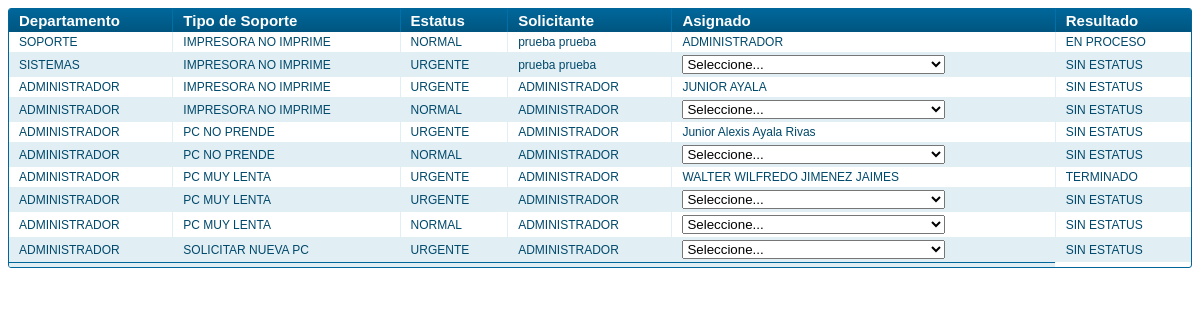
The page /tabla_estatus_tecnologia.php on the database as committed earlier.
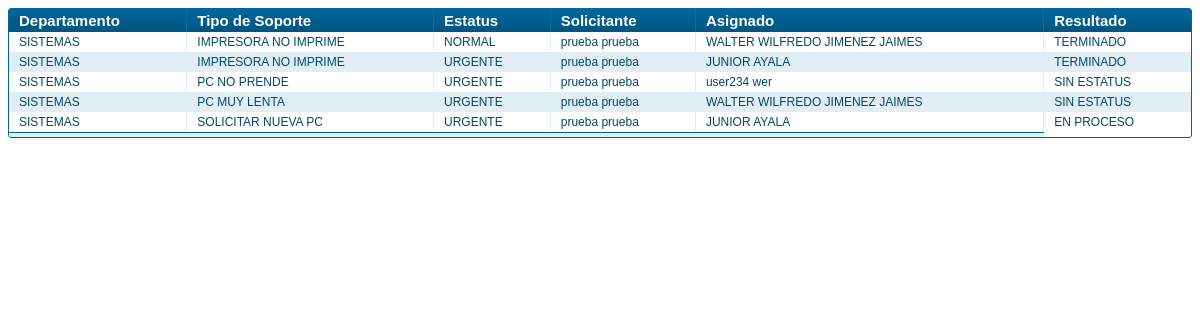
The same page on the database as committed later.
### tables this page shows
CREATE TABLE IF NOT EXISTS `solicitudes` (
  `id` int(11) NOT NULL AUTO_INCREMENT,
  `tipo_solicitud` varchar(255) NOT NULL,
  `departamento` varchar(255) NOT NULL,
  `usuario` varchar(255) NOT NULL,
  `fecha` date NOT NULL,
  `estatus` int(255) NOT NULL,
  `asignar_usuario` int(11) DEFAULT NULL,
  `estatus_tecnologia` int(11) NOT NULL,
  `estatus_usuario` int(11) NOT NULL,
  `id_usuario` int(11) NOT NULL,
  `califica` int(11) NOT NULL,
  UNIQUE KEY `id` (`id`),
  KEY `tipo_solicitud` (`tipo_solicitud`),
  KEY `departamento` (`departamento`),
  KEY `asignar_usuario` (`asignar_usuario`),
  KEY `estatus_tecnologia` (`estatus_tecnologia`),
  KEY `id_usuario` (`id_usuario`),
  KEY `estatus` (`estatus`)
);

CREATE TABLE IF NOT EXISTS `departamentos` (
  `id` bigint(20) unsigned NOT NULL AUTO_INCREMENT,
  `id_departamento` varchar(255) NOT NULL,
  `descripcion` varchar(255) NOT NULL,
  PRIMARY KEY (`id_departamento`),
  UNIQUE KEY `id` (`id`),
  KEY `id_departamento` (`id_departamento`)
);

CREATE TABLE IF NOT EXISTS `descripcion_solicitud` (
  `id` bigint(20) unsigned NOT NULL AUTO_INCREMENT,
  `tipo_solicitud` varchar(255) NOT NULL,
  `descripcion_solicitud` varchar(255) NOT NULL,
  PRIMARY KEY (`tipo_solicitud`),
  UNIQUE KEY `id` (`id`)
);

CREATE TABLE IF NOT EXISTS `usuarios` (
  `id` int(11) NOT NULL AUTO_INCREMENT,
  `login` varchar(255) NOT NULL,
  `nombres` varchar(255) NOT NULL,
  `apellidos` varchar(255) NOT NULL,
  `cedula` int(11) NOT NULL,
  `cod_dep` varchar(255) NOT NULL,
  `clave` varchar(255) NOT NULL,
  `telefono` varchar(15) NOT NULL,
  `direccion` varchar(50) NOT NULL,
  `id_tipo` int(11) NOT NULL,
  PRIMARY KEY (`id`),
  KEY `id_tipo` (`id_tipo`)
);

### include/clase_db_init.php (called while the page is built, shortened)
<?php
 class MySQL{
  private $conexion; private $total_consultas;
  public function MySQL(){
    if(!isset($this->conexion)){
      $this->conexion = (mysqli_connect("localhost","root",""))
        or die(mysql_error());
      $db="soporte";
    $bd1="Error al conectar a la base de datos, Consultar al Administrador";
      mysqli_select_db($this->conexion,$db) or die($bd1);
    }
  }
  public function consulta($consulta){
    $resultado = mysqli_query($this->conexion,$consulta);
    return $resultado;
  }
  public function fetch_array($consulta){
   return mysqli_fetch_array($consulta);
  }
}?>

### tabla_estatus_tecnologia.php (the view, shortened to what the changed rows need)
<link rel="stylesheet" type="text/css" href="css/tabla_solicitud.css" media="screen" />
<div class="datagrid"><table id="tabla1">
<thead>
   <?php
   if($_SESSION['departamento']!=0){
   ?>
    <tr><th>Departamento</th><th>Tipo de Soporte</th><th>Estatus</th><th>Solicitante</th><th>Asignado</th><th>Resultado</th></th><th>Modificar</th></tr>
    <?php
   }else{
       ?>
     <tr><th>Departamento</th><th>Tipo de Soporte</th><th>Estatus</th><th>Solicitante</th><th>Asignado</th><th>Resultado</th></tr>
     <?php
   }
   ?>
</thead>
<tbody>
<?php
$estatus=new MySQL();
if($_SESSION['departamento']!=0){
$consulta=$estatus->consulta("select a.id,b.descripcion, d.descripcion_solicitud, a.estatus, a.usuario, a.asignar_usuario,estatus_tecnologia, a.califica
from solicitudes as a,
departamentos as b,
descripcion_solicitud as d
where a.tipo_solicitud=d.tipo_solicitud
and a.departamento=b.id_departamento
and a.asignar_usuario='".$_SESSION['id']."'");
}else{
   $consulta=$estatus->consulta("select a.id,b.descripcion, d.descripcion_solicitud, a.estatus, a.usuario, a.asignar_usuario,estatus_tecnologia
from solicitudes as a,
departamentos as b,
descripcion_solicitud as d
where a.tipo_solicitud=d.tipo_solicitud
and a.departamento=b.id_departamento
");
}
$contar=0;
if($_SESSION['departamento']!=0){
while($fila=$estatus->fetch_array($consulta)){
                       if($fila['estatus']==1){
                           $estatus1='NORMAL';
}else{
    $estatus1='URGENTE';
}
                       if($fila['estatus_tecnologia']==1){
                           $tecn=1;
}else{
     if($fila['estatus_tecnologia']==2){
     $tecn=2;
     }else{
         $tecn=3;
     }
}
if($fila['asignar_usuario']==0){
    $usuario_asign='Sin Asignar';
}else{
     $query2=$estatus->consulta("select nombres, apellidos from usuarios where id='".$fila['asignar_usuario']."'");
    $result_q=$estatus->fetch_array($query2);
     $usuario_asign=$result_q['nombres']." ".$result_q['apellidos'];
}
                    if($contar%2==0)
            echo"            <tr>";else echo"<tr class='alt'>";
            echo"
<td>".utf8_encode($fila['descripcion'])."</td><td>".$fila['descripcion_solicitud']."</td><td>".$estatus1."</td><td>".$fila['usuario']."</td><td>".$usuario_asign."</td><td id='".$fila['id']."'><select size='1' name=".$fila['id']." id=".$fila['id']."><option value='0' ";if($tecn!="1" && $tecn!="2"){echo "selected";}echo ">Sin Asignar</option><option value='1' ";if($tecn=="1"){echo "selected";} echo ">EN PROCESO</option>"; if($fila['califica']>0){ echo "<option value='2' ";if($tecn=="2"){echo "selected";}echo">TERMINADO</option>";}echo "</select></td><td class='texto1'><input type='hidden' name=id_solicitud id=id_solicitud value='".$fila['id']."'>";if($fila['estatus_tecnologia']!=2){echo "<button id=actuar nombre=actuar value=".$fila['id']." onclick='modificar(this.value)'>MODIFICAR</button>";}echo "</td></tr>
                 ";
$contar++;}
}
else{
    while($fila=$estatus->fetch_array($consulta)){
                       if($fila['estatus']==1){
                           $estatus1='NORMAL';
}else{
    $estatus1='URGENTE';
}
if($fila['estatus_tecnologia']==1){
                           $tecn='EN PROCESO';
}else{
     if($fila['estatus_tecnologia']==2){
     $tecn='TERMINADO';
     }else{
         $tecn='SIN ESTATUS';
     }
}
if($fila['asignar_usuario']==0){
     $query=$estatus->consulta("select id, nombres, apellidos from usuarios where id_tipo=2");
    $usuario_asign="<select name='resp_asig' id='resp_asig' size=1 onChange='Carga(this.value)';><option value=''>Seleccione...</option>";
    while($asig=$estatus->fetch_array($query)){
        $usuario_asign.="<option value='".$asig['id']."'>".$asig['nombres']." ".$asig['apellidos']."</option>";
    }
    $usuario_asign.="</select>";
}else{
     $query2=$estatus->consulta("select nombres, apellidos from usuarios where id='".$fila['asignar_usuario']."'");
    $result_q=$estatus->fetch_array($query2);
     $usuario_asign=$result_q['nombres']." ".$result_q['apellidos'];
}
                    if($contar%2==0)
            echo"            <tr>";else echo"<tr class='alt'>";
            echo"
        <td>".utf8_encode($fila['descripcion'])."</td><td>".$fila['descripcion_solicitud']."</td><td>".$estatus1."</td><td>".$fila['usuario']."</td>"
                    . ""
                    . "<td>".$usuario_asign."</td>
                    <td>
                          ".$tecn."
                    </td></tr>
                 ";
$contar++;} echo "</form>";
}
                    ?>
</tbody>
</table></div>

Rows that differ between the two databases and show on the page:
removed solicitudes: departamento.descripcion "ADMINISTRADOR", tipo_solicitud.descripcion_solicitud "IMPRESORA NO IMPRIME", estatus "URGENTE", usuario "ADMINISTRADOR", asignar_usuario.apellidos "JUNIOR AYALA", estatus_tecnologia "SIN ESTATUS"
removed solicitudes: departamento.descripcion "ADMINISTRADOR", tipo_solicitud.descripcion_solicitud "IMPRESORA NO IMPRIME", estatus "NORMAL", usuario "ADMINISTRADOR", estatus_tecnologia "SIN ESTATUS"
removed solicitudes: departamento.descripcion "ADMINISTRADOR", tipo_solicitud.descripcion_solicitud "PC NO PRENDE", estatus "URGENTE", usuario "ADMINISTRADOR", asignar_usuario.apellidos "Junior Alexis Ayala Rivas", estatus_tecnologia "SIN ESTATUS"
removed solicitudes: departamento.descripcion "ADMINISTRADOR", tipo_solicitud.descripcion_solicitud "PC NO PRENDE", estatus "NORMAL", usuario "ADMINISTRADOR", estatus_tecnologia "SIN ESTATUS"
removed solicitudes: departamento.descripcion "ADMINISTRADOR", tipo_solicitud.descripcion_solicitud "PC MUY LENTA", estatus "URGENTE", usuario "ADMINISTRADOR", estatus_tecnologia "SIN ESTATUS"
removed solicitudes: departamento.descripcion "ADMINISTRADOR", tipo_solicitud.descripcion_solicitud "PC MUY LENTA", estatus "NORMAL", usuario "ADMINISTRADOR", estatus_tecnologia "SIN ESTATUS"
removed solicitudes: departamento.descripcion "ADMINISTRADOR", tipo_solicitud.descripcion_solicitud "SOLICITAR NUEVA PC", estatus "URGENTE", usuario "ADMINISTRADOR", estatus_tecnologia "SIN ESTATUS"
added solicitudes: departamento.descripcion "SISTEMAS", tipo_solicitud.descripcion_solicitud "IMPRESORA NO IMPRIME", estatus "NORMAL", usuario "prueba prueba", asignar_usuario.apellidos "WALTER WILFREDO JIMENEZ JAIMES", estatus_tecnologia "TERMINADO"
added solicitudes: departamento.descripcion "SISTEMAS", tipo_solicitud.descripcion_solicitud "IMPRESORA NO IMPRIME", estatus "URGENTE", usuario "prueba prueba", asignar_usuario.apellidos "JUNIOR AYALA", estatus_tecnologia "TERMINADO"
changed solicitudes: departamento.descripcion "SOPORTE" → "SISTEMAS"; tipo_solicitud.descripcion_solicitud "IMPRESORA NO IMPRIME" → "PC NO PRENDE"; estatus "NORMAL" → "URGENTE"; asignar_usuario.apellidos "ADMINISTRADOR" → "user234 wer"; estatus_tecnologia "EN PROCESO" → "SIN ESTATUS"
changed solicitudes: tipo_solicitud.descripcion_solicitud "IMPRESORA NO IMPRIME" → "PC MUY LENTA"; asignar_usuario.apellidos (not shown) → "WALTER WILFREDO JIMENEZ JAIMES"; resp_asig "Seleccione..." → (not shown)
changed solicitudes: departamento.descripcion "ADMINISTRADOR" → "SISTEMAS"; tipo_solicitud.descripcion_solicitud "PC MUY LENTA" → "SOLICITAR NUEVA PC"; usuario "ADMINISTRADOR" → "prueba prueba"; asignar_usuario.apellidos "WALTER WILFREDO JIMENEZ JAIMES" → "JUNIOR AYALA"; estatus_tecnologia "TERMINADO" → "EN PROCESO"
